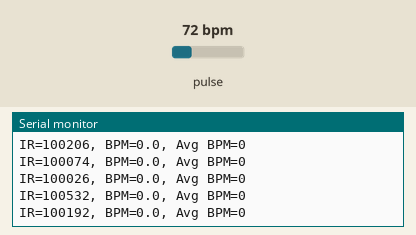
Recording of a program running on a simulated ESP32. Parts: the last lines printed to the serial monitor. The inputs (shaded band) are chosen by the test bench; at power-on: pulse 72 bpm.

Above: at 1.2 s.
1.3 s: pulse set to 42 bpm
At 1.44 s:
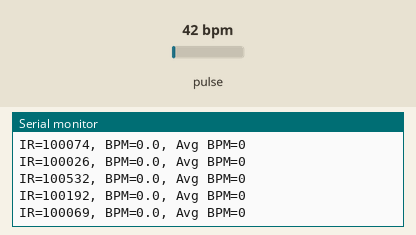
2.8 s: pulse set to 70 bpm
At 2.93 s:
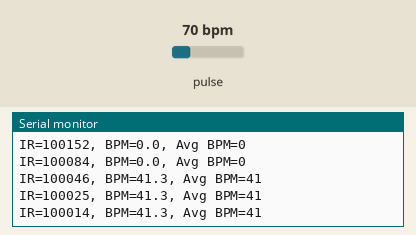
Timing chart, 0 to 5.8 s (numbered marks = the images above; inputs shaded):
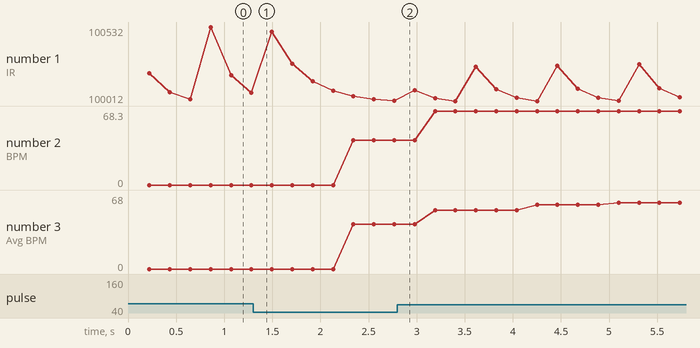

Measured:
- plotted number 1: 100069 → 100014 after the input at 1.3 s, 100014 → 100017 after the input at 2.8 s
- plotted number 2: 0 → 41.3 after the input at 1.3 s, 41.3 → 68.3 after the input at 2.8 s
- plotted number 3: 0 → 41 after the input at 1.3 s, 41 → 68 after the input at 2.8 s

The program:

main.cpp
```cpp
#include <Arduino.h>
#include <Wire.h>
#include "MAX30105.h"
#include "heartRate.h"

MAX30105 sensor;

const byte RATE_SIZE = 4;
byte rates[RATE_SIZE];
byte rateSpot = 0;
byte validRateCount = 0;
long lastBeat = 0;
float bpm = 0;
int averageBpm = 0;
uint32_t lastPrintMs = 0;

void setup() {
  Serial.begin(115200);
  Wire.begin();

  if (!sensor.begin(Wire, I2C_SPEED_FAST)) {
    Serial.println("MAX30102 not found. Check wiring.");
    return;
  }

  sensor.setup();
  sensor.setPulseAmplitudeRed(0x0A);
  sensor.setPulseAmplitudeGreen(0);
  Serial.println("MAX30102 BPM test: place your finger steadily on the sensor.");
}

void loop() {
  const long irValue = sensor.getIR();

  if (checkForBeat(irValue)) {
    const long now = millis();

    if (lastBeat > 0) {
      const long beatInterval = now - lastBeat;
      const float measuredBpm = 60.0 / (beatInterval / 1000.0);

      if (measuredBpm >= 40 && measuredBpm <= 220) {
        bpm = measuredBpm;
        rates[rateSpot++] = static_cast<byte>(bpm);
        rateSpot %= RATE_SIZE;
        if (validRateCount < RATE_SIZE) {
          validRateCount++;
        }

        averageBpm = 0;
        for (byte i = 0; i < validRateCount; i++) {
          averageBpm += rates[i];
        }
        averageBpm /= validRateCount;
      }
    }

    lastBeat = now;
  }

  if (millis() - lastPrintMs >= 200) {
    lastPrintMs = millis();

    Serial.print("IR=");
    Serial.print(irValue);
    Serial.print(", BPM=");
    Serial.print(bpm, 1);
    Serial.print(", Avg BPM=");
    Serial.print(averageBpm);

    if (irValue < 50000) {
      Serial.print(" No finger?");
    }

    Serial.println();
  }

  delay(20);
}
```
